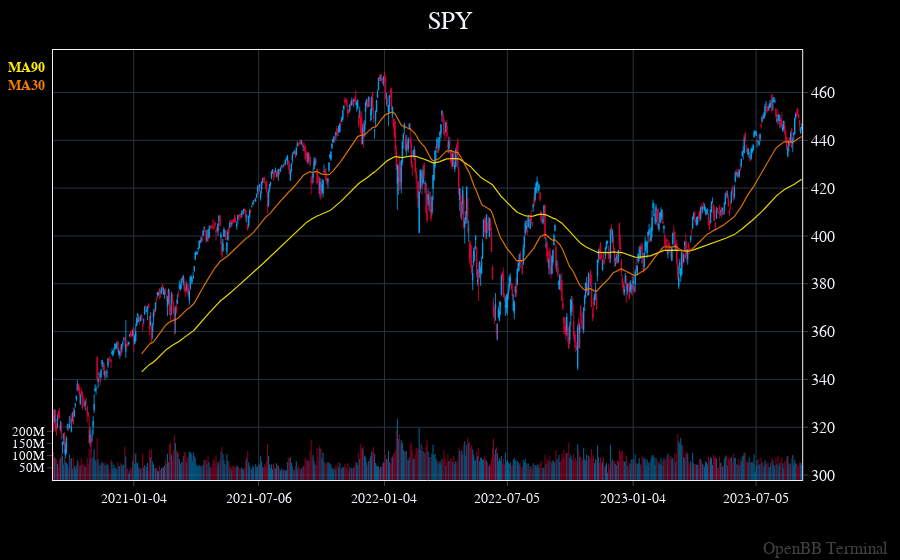

Notebook code cell kept with this figure:
### Code cell
openbb.stocks.candle('SPY', ma=[30,90])

### Figure 1 — Plotly figure (JSON) as saved in the notebook; plotly's stock layout.template omitted (floating-point values rounded to 4 significant figures; data arrays with more than 128 entries replaced by an {"elided": "..."} marker saying what was removed)
{"data": [{"close": {"elided": "756 float values"}, "decreasing": {"line": {"width": 0.8}}, "high": {"elided": "756 float values"}, "increasing": {"line": {"width": 0.8}}, "low": {"elided": "756 float values"}, "name": " SPY OHLC", "open": {"elided": "756 float values"}, "showlegend": false, "type": "candlestick", "x": {"elided": "756 str values"}, "xaxis": "x", "yaxis": "y"}, {"marker": {"color": {"elided": "756 str values"}, "line": {"width": 0.15}}, "name": "Volume", "opacity": 0.7, "type": "bar", "x": {"elided": "756 str values"}, "xaxis": "x", "y": {"elided": "756 int values"}, "yaxis": "y2"}, {"connectgaps": true, "hovertemplate": "%{y}", "line": {"color": "#ffed00", "width": 1.2}, "mode": "lines", "name": "MA_90", "opacity": 0.9, "type": "scatter", "x": {"elided": "756 str values"}, "xaxis": "x", "y": {"elided": "756 float values"}, "yaxis": "y"}, {"connectgaps": true, "hovertemplate": "%{y}", "line": {"color": "#ef7d00", "width": 1.2}, "mode": "lines", "name": "MA_30", "opacity": 0.9, "type": "scatter", "x": {"elided": "756 str values"}, "xaxis": "x", "xhoverformat": "%Y-%m-%d", "y": {"elided": "756 float values"}, "yaxis": "y"}], "layout": {"annotations": [{"font": {"color": "#ffed00", "size": 14}, "opacity": 1, "text": "<b>MA90</b>", "x": 0, "xanchor": "right", "xref": "paper", "xshift": -6, "y": 0.98, "yref": "paper", "yshift": 0}, {"font": {"color": "#ef7d00", "size": 14}, "opacity": 1, "text": "<b>MA30</b>", "x": 0, "xanchor": "right", "xref": "paper", "xshift": -6, "y": 0.98, "yref": "paper", "yshift": -18}, {"font": {"color": "gray", "size": 17}, "opacity": 0.5, "showarrow": false, "text": "OpenBB Terminal", "x": 1, "xanchor": "right", "xref": "paper", "xshift": 40, "y": 0, "yanchor": "bottom", "yref": "paper", "yshift": -80}], "bargap": 0, "bargroupgap": 0, "barmode": "overlay", "legend": {"orientation": "v"}, "margin": {"b": 80, "l": 40, "r": 50, "t": 50}, "showlegend": false, "title": {"text": " SPY", "x": 0.5, "xanchor": "center", "y": 0.98, "yanchor": "top"}, "xaxis": {"anchor": "y", "domain": [0, 0.94], "matches": "x3", "rangebreaks": [{"values": {"elided": "340 str values"}}], "showticklabels": true, "tick0": 0.5, "tickformatstops": [{"dtickrange": [null, 604800000], "value": "%Y-%m-%d"}, {"dtickrange": [604800000, "M1"], "value": "%Y-%m-%d"}, {"dtickrange": ["M1", null], "value": "%Y-%m-%d"}], "type": "date"}, "yaxis": {"anchor": "x", "automargin": true, "autorange": true, "domain": [0, 1], "fixedrange": false, "layer": "above traces", "nticks": 15, "side": "right", "tickfont": {"size": 16}, "type": "linear"}, "yaxis2": {"anchor": "x", "fixedrange": true, "nticks": 10, "overlaying": "y", "range": [0, 1762487300], "showgrid": false, "showline": false, "side": "left", "tickfont": {"size": 13}, "tickvals": [50000000, 100000000, 150000000, 200000000], "zeroline": false}}}
